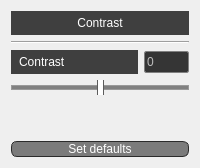
        <widget class="QWidget" name="ContrastPage">
         <layout class="QVBoxLayout" name="verticalLayout_6">
          <item>
           <widget class="QLabel" name="contrastPageLabel">
            <property name="styleSheet">
             <string notr="true">QLabel{
	background: rgb(63,63,63);
	color: white;
	padding: 5px;
	font: 700 10pt &quot;Arial&quot;;
}</string>
            </property>
            <property name="text">
             <string>Contrast</string>
            </property>
            <property name="alignment">
             <set>Qt::AlignCenter</set>
            </property>
           </widget>
          </item>
          <item>
           <widget class="Line" name="separatorCon">
            <property name="orientation">
             <enum>Qt::Horizontal</enum>
            </property>
           </widget>
          </item>
          <item>
           <layout class="QHBoxLayout" name="contrastHorizontalLayout">
            <item>
             <widget class="QLabel" name="contrastLabel">
              <property name="styleSheet">
               <string notr="true">QLabel{
	background: rgb(63,63,63);
	color: white;
	padding: 5px;
	font: 700 10pt &quot;Arial&quot;;
}</string>
              </property>
              <property name="text">
               <string>Contrast</string>
              </property>
             </widget>
            </item>
            <item>
             <widget class="QSpinBox" name="contrastIntValue">
              <property name="enabled">
               <bool>false</bool>
              </property>
              <property name="maximumSize">
               <size>
                <width>45</width>
                <height>22</height>
               </size>
              </property>
              <property name="styleSheet">
               <string notr="true">QSpinBox{
	border:1px solid grey;
	border-radius:2px;
	background:rgb(53,53,53);
}
</string>
              </property>
              <property name="buttonSymbols">
               <enum>QAbstractSpinBox::NoButtons</enum>
              </property>
              <property name="showGroupSeparator" stdset="0">
               <bool>true</bool>
              </property>
              <property name="minimum">
               <number>-100</number>
              </property>
              <property name="maximum">
               <number>100</number>
              </property>
              <property name="singleStep">
               <number>10</number>
              </property>
             </widget>
            </item>
           </layout>
          </item>
          <item>
           <widget class="QSlider" name="contrastSlider">
            <property name="styleSheet">
             <string notr="true">QSlider::groove:horizontal {
    border: 1px solid #999999;
    height: 3px; 
    background: grey;
    margin: 15px 0;
}
QSlider::handle:horizontal {
    background: white;
    border: 1px solid #5c5c5c;
    width: 5px;
    margin: -12px 0; 
    border-radius: 5px;
}</string>
            </property>
            <property name="minimum">
             <number>-100</number>
            </property>
            <property name="maximum">
             <number>100</number>
            </property>
            <property name="singleStep">
             <number>1</number>
            </property>
            <property name="pageStep">
             <number>0</number>
            </property>
            <property name="orientation">
             <enum>Qt::Horizontal</enum>
            </property>
           </widget>
          </item>
          <item>
           <spacer name="verticalSpacer">
            <property name="orientation">
             <enum>Qt::Vertical</enum>
            </property>
            <property name="sizeHint" stdset="0">
             <size>
              <width>20</width>
              <height>40</height>
             </size>
            </property>
           </spacer>
          </item>
          <item>
           <widget class="QPushButton" name="setDefaultsCon">
            <property name="styleSheet">
             <string notr="true">QPushButton{
	border: 1px solid rgb(43,43,43);
	border-radius: 6px;
	min-width: 30px;
	background: rgb(123, 123, 123);
	color:white;
}
QPushButton::pressed{
	background: rgb(83,83,83);
}
QPushButton::disabled{
	background: rgb(83,83,83);
}</string>
            </property>
            <property name="text">
             <string>Set defaults</string>
            </property>
           </widget>
          </item>
         </layout>
        </widget>
